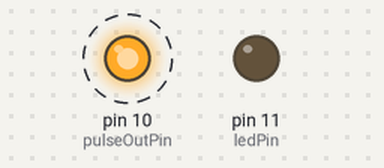
Simulated run of this sketch. Board: Arduino Uno, built with avr-gcc and run on an emulated ATmega328P. On the bench: output pins drawn as LEDs (lit = HIGH). Dashed ring = blinking.

Above: at 0.05 s.
Timing chart, 0 to 3.0 s (numbered marks = the images above):
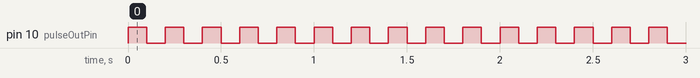

Measured:
- by itself, pin 10 (pulseOutPin): alternates HIGH for 0.10 s and LOW for 0.10 s

The sketch:

JackTest.ino
```cpp
const int pulseOutPin = 10;
const int ledPin = 11;

void setup() {
  pinMode(ledPin, OUTPUT);
  pinMode(pulseOutPin, OUTPUT);
}

void loop() {
  digitalWrite(pulseOutPin, HIGH);
  delay(100);
  digitalWrite(pulseOutPin, LOW);
  delay(100);

}
```
